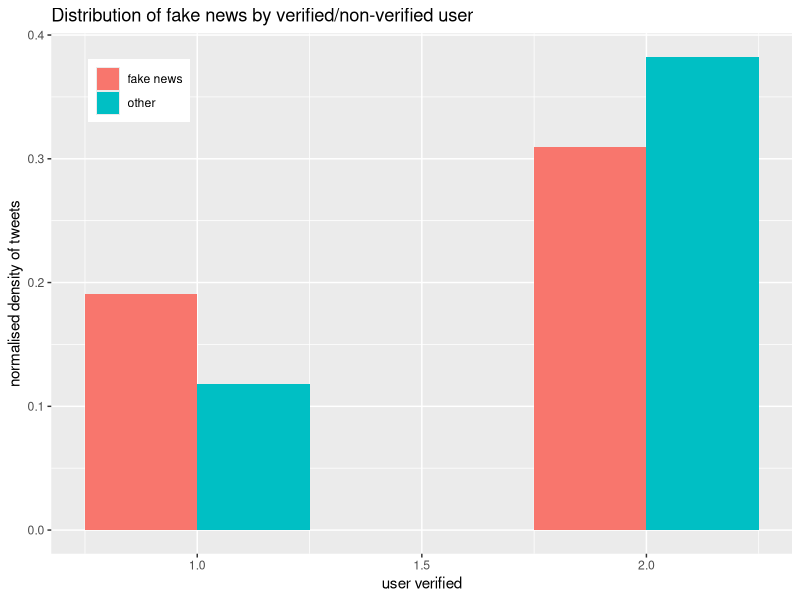
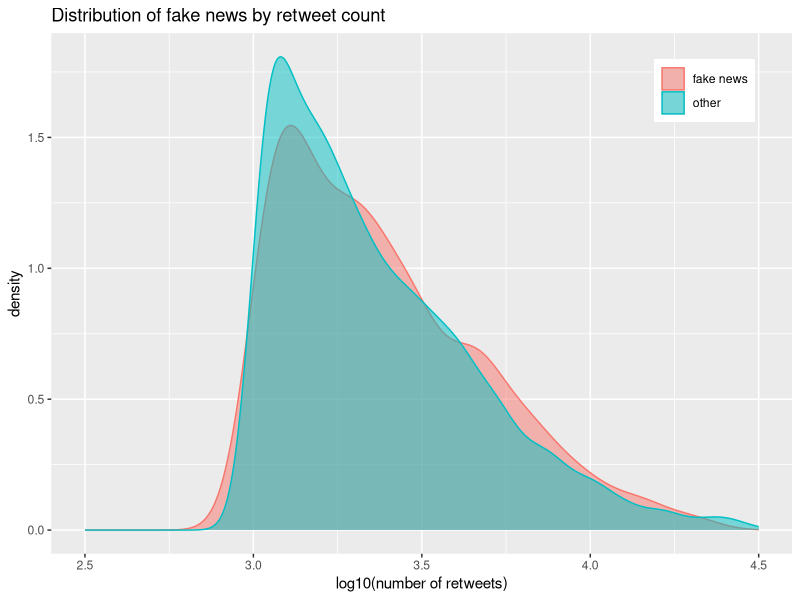
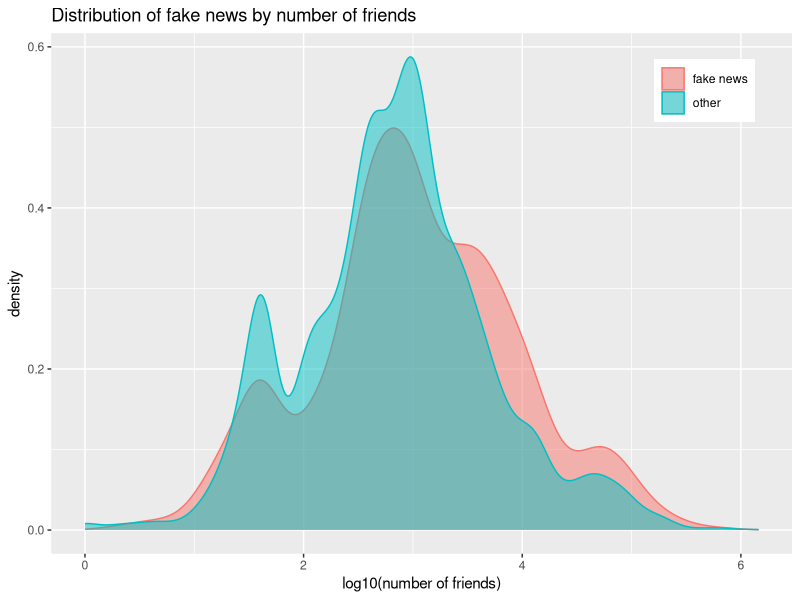
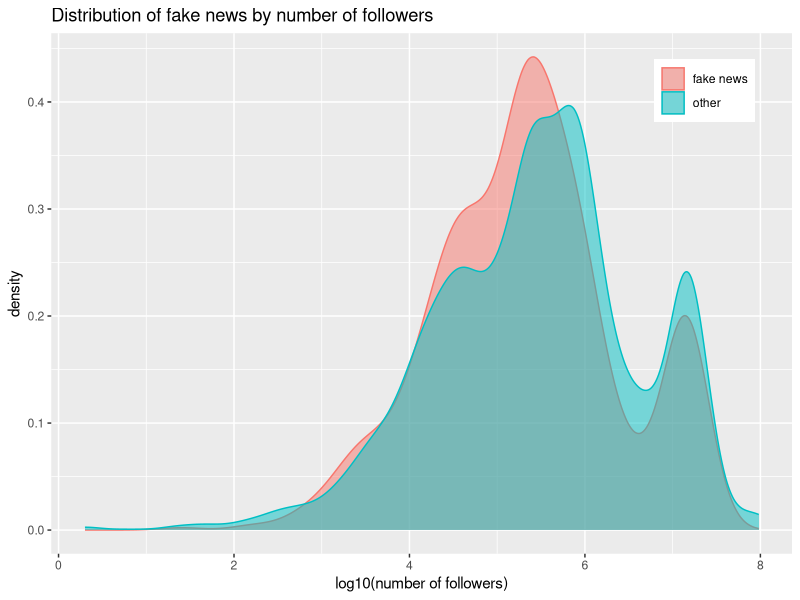
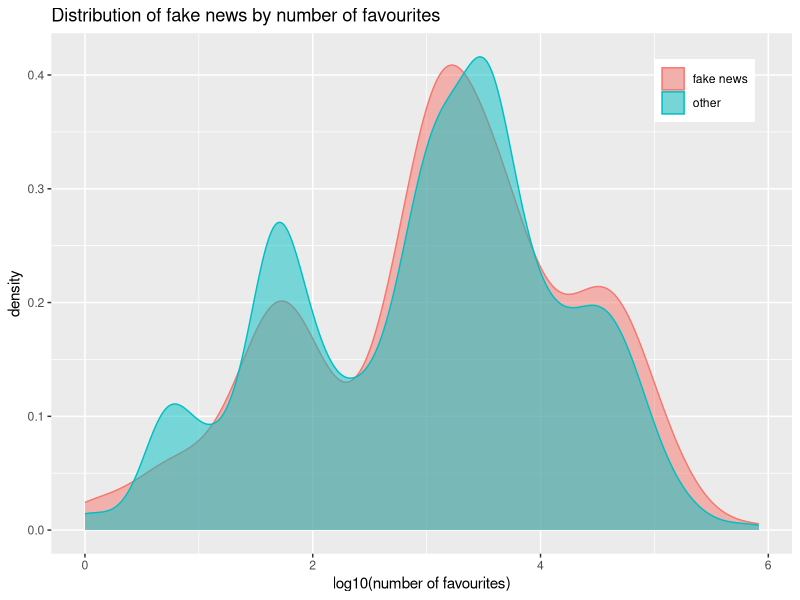
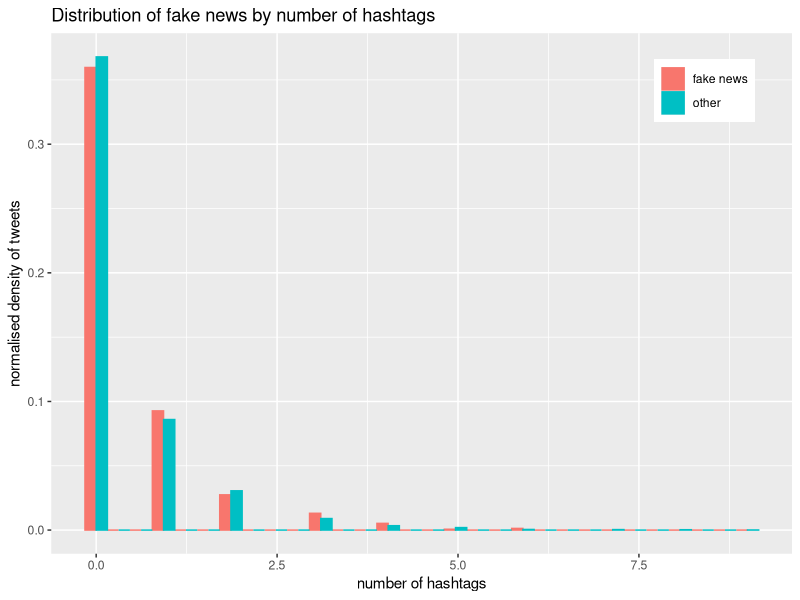
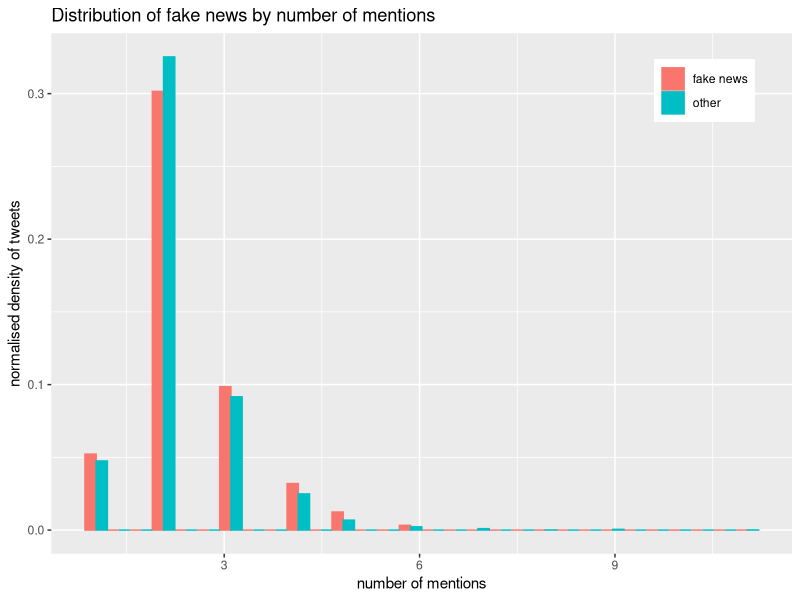
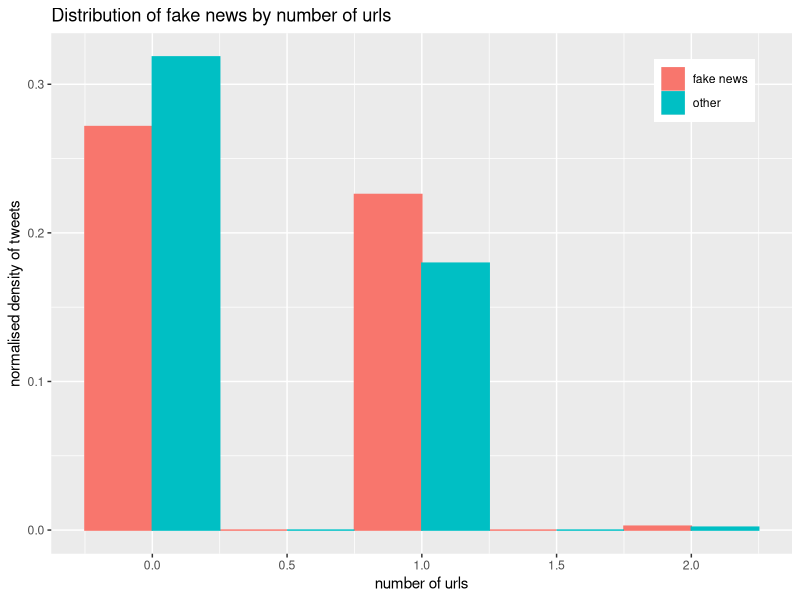

Generate these figures, in order, with R:
# read data and adjust data types
data <- read.csv(file='twitter_data_OneMonth_6000.csv')
data$created_at <- as.character(data$created_at)
data$text <- as.character(data$text)
data$user_screen_name <- as.character(data$user_screen_name)
#data$is_fake_news_2 <- as.factor(data$is_fake_news_2)
data$is_fake_news_2 <- as.character(data$is_fake_news_2)
data$fake_news_category_2 <- as.factor(data$fake_news_category_2)
data$user_verified <- as.factor(data$user_verified)

# add 'fake' column to specify user readable label when displayed on historgram ("fake news"/"other")
data$fake = data$is_fake_news_2
data$fake[data$fake == "TRUE"] <- "fake news"
data$fake[data$fake == "FALSE"] <- "other"
# add 'fake' column to specify if tweet is fake news (TRUE/FALSE)
#data$fake = data$is_fake_news_2

# drop rows where is_fake_news_2 is unknown ("UNKNOWN" / "UNKOWN") or hasn't been filled out ("") 
data <- data[! data$fake %in% c("", "UNKNOWN", "UNKOWN"),]
#data <- droplevels(data)

#str(data)
#levels(data$fake_news_category_2)
#unique(data$is_fake_news_2)
#table(data$is_fake_news_2)

library(ggplot2)

# plot distribution of fake news by user_verified
ggplot(data, aes(x=as.integer(user_verified), fill=fake)) +
  geom_histogram(position='dodge', aes(y=(..density..)/sum(..density..)),  binwidth=0.5) +
  #scale_fill_manual(values = c('#9fea7e', '#ea877e'), name="fake news") +
  xlab("user verified") + 
  ylab("normalised density of tweets") +
  ggtitle("Distribution of fake news by verified/non-verified user") +
  theme(
    legend.position = c(0.05, 0.95), 
    legend.title = element_blank(),
    legend.justification = c('left', 'top')
  )
ggsave("plots/1_user_verified.png")

#ggplot(data, aes(x=user_verified, fill=fake)) +
#  geom_bar() +
#  #scale_fill_manual(values = c('#9fea7e', '#ea877e'), name="fake news") +
#  coord_polar(theta='y') +
#  #xlab("user verified") + 
#  #ylab("number of tweets") +
#  ggtitle("Distribution of fake news by verified/non-verified user") +
#  theme(
#    legend.position = c(0.95, 0.95), 
#    legend.title = element_blank(),
#    legend.justification = c('right', 'top')
#  )

# distribution of fake news by retweet count
ggplot(data, aes(x=log10(retweet_count), fill=fake, colour=fake)) +
  geom_density(alpha=0.5) +
  xlim(2.5, 4.5) +
  xlab("log10(number of retweets)") + 
  ylab("density") +
  ggtitle("Distribution of fake news by retweet count") +
  theme(
    legend.position = c(0.95, 0.95), 
    legend.title = element_blank(),
    legend.justification = c('right', 'top')
  )
ggsave("plots/2_retweet_count.png")

# distribution of fake news by number of friends
ggplot(data, aes(x=log10(user_friends_count), fill=fake, colour=fake)) +
  geom_density(alpha=0.5) +
  #xlim(0, 5000) +
  xlab("log10(number of friends)") + 
  ylab("density") +
  ggtitle("Distribution of fake news by number of friends") +
  theme(
    legend.position = c(0.95, 0.95), 
    legend.title = element_blank(),
    legend.justification = c('right', 'top')
  )
ggsave("plots/3_friends_count.png")

# distribution of fake news by number of followers
ggplot(data, aes(x=log10(user_followers_count), fill=fake, colour=fake)) +
  geom_density(alpha=0.5) +
  #xlim(0, 5000000) +
  xlab("log10(number of followers)") + 
  ylab("density") +
  ggtitle("Distribution of fake news by number of followers") +
  theme(
    legend.position = c(0.95, 0.95), 
    legend.title = element_blank(),
    legend.justification = c('right', 'top')
  )
ggsave("plots/4_followers_count.png")

# distribution of fake news by number of favourites
ggplot(data, aes(x=log10(user_favourites_count), fill=fake, colour=fake)) +
  geom_density(alpha=0.5) +
  #xlim(0, 5000000) +
  xlab("log10(number of favourites)") + 
  ylab("density") +
  ggtitle("Distribution of fake news by number of favourites") +
  theme(
    legend.position = c(0.95, 0.95), 
    legend.title = element_blank(),
    legend.justification = c('right', 'top')
  )
ggsave("plots/5_favourites_count.png")

# distribution of fake news by number of hashtags
ggplot(data, aes(x=num_hashtags, fill=fake, colour=fake)) +
  geom_histogram(position='dodge', aes(y=(..density..)/sum(..density..))) +
  #geom_histogram(position='dodge', binwidth=1) +
  #geom_bar() +
  #xlim(0, 5000000) +
  xlab("number of hashtags") + 
  ylab("normalised density of tweets") +
  ggtitle("Distribution of fake news by number of hashtags") +
  theme(
    legend.position = c(0.95, 0.95), 
    legend.title = element_blank(),
    legend.justification = c('right', 'top')
  )
ggsave("plots/6_num_hashtags.png")

# distribution of fake news by number of mentions
ggplot(data, aes(x=num_mentions, fill=fake, colour=fake)) +
  geom_histogram(position='dodge', aes(y=(..density..)/sum(..density..))) +
  #geom_bar() +
  #xlim(0, 5000000) +
  xlab("number of mentions") + 
  ylab("normalised density of tweets") +
  ggtitle("Distribution of fake news by number of mentions") +
  theme(
    legend.position = c(0.95, 0.95), 
    legend.title = element_blank(),
    legend.justification = c('right', 'top')
  )
ggsave("plots/7_num_mentions.png")

# distribution of fake news by number of urls
ggplot(data, aes(x=num_urls, fill=fake, colour=fake)) +
  geom_histogram(position='dodge', aes(y=..density../sum(..density..)), binwidth=0.5) +
  #geom_bar() +
  #xlim(0, 5000000) +
  xlab("number of urls") + 
  ylab("normalised density of tweets") +
  ggtitle("Distribution of fake news by number of urls") +
  theme(
    legend.position = c(0.95, 0.95), 
    legend.title = element_blank(),
    legend.justification = c('right', 'top')
  )
ggsave("plots/8_num_urls.png")

# distribution of fake news by number of media
ggplot(data, aes(x=num_media, fill=fake, colour=fake)) +
  geom_histogram(position='dodge', aes(y=(..density..)/sum(..density..))) +
  #geom_bar() +
  #xlim(0, 5000000) +
  xlab("number of media") + 
  ylab("normalised density of tweets") +
  ggtitle("Distribution of fake news by number of media") +
  theme(
    legend.position = c(0.95, 0.95), 
    legend.title = element_blank(),
    legend.justification = c('right', 'top')
  )
ggsave("plots/9_num_media.png")
